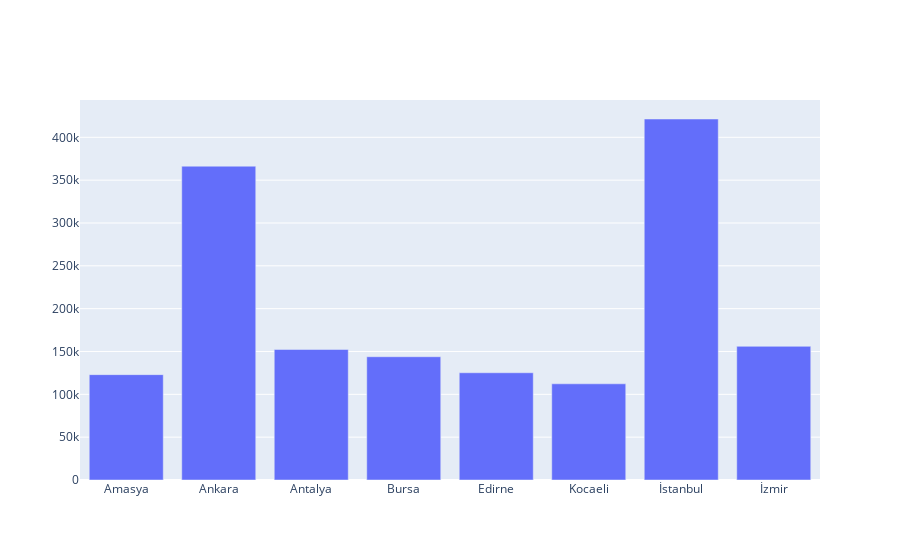

The notebook cell this image was saved under:
### Code cell
bar = go.Bar(x = bar_df['user_city'],
      y = bar_df['total_amount'])

fig = go.Figure(data = bar)

iplot(fig)

### Figure 1 — Plotly figure (JSON) as saved in the notebook; plotly's stock layout.template omitted (floating-point values rounded to 4 significant figures)
{"data": [{"type": "bar", "x": ["Amasya", "Ankara", "Antalya", "Bursa", "Edirne", "Kocaeli", "İstanbul", "İzmir"], "y": [122993, 366277, 152335, 143901, 125173, 112290, 421375, 156017]}], "layout": {}}
